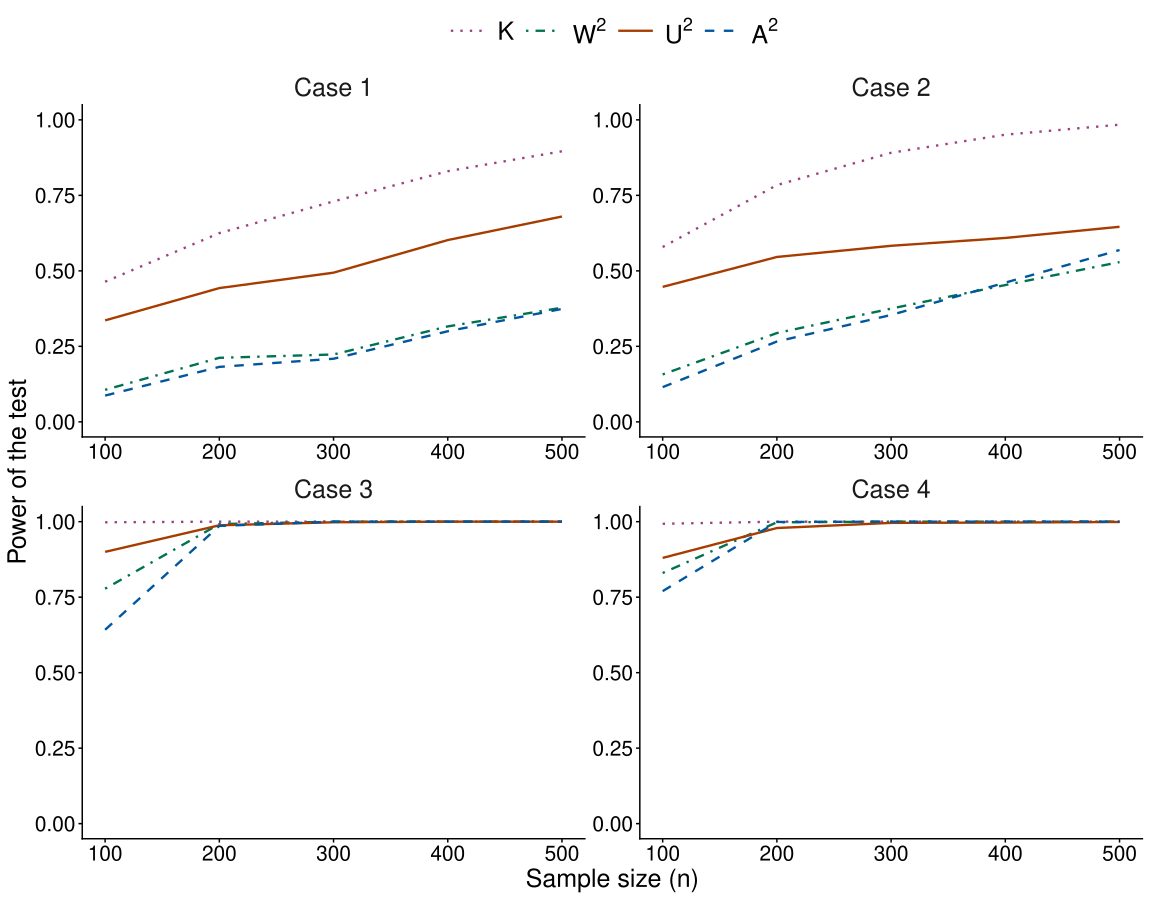

Generate this figure with R:
library(dplyr)
library(ggplot2)
library(reshape2)

df <- NULL

for (k in 1:4){
  load(paste0("simulation/results/sim2_power_case", k + 4, ".RData"))
  colnames(results) <- c("n", "K", "W2", "U2", "A2")
  results$case <- paste("Case", k)

  df <- rbind(df, results)
}

df_long <- melt(df, id.vars = c("n", "case"),
                variable.name = "pc", value.name = "value")

cols <- c(K = "#9E3F84", W2 = "#007250", U2 = "#A73C00", A2 = "#00569F")
lty  <- c(K = 3, W2 = 4, U2 = 1, A2 = 2)
lab  <- scales::parse_format()(c("K", "W^2", "U^2", "A^2"))

ggplot(df_long, aes(x = n, y = value, colour = pc, linetype = pc)) +
  facet_wrap(~case, scales = "free") +
  geom_line(linewidth = 0.8) +
  scale_linetype_manual(name = "pc", values = lty,  breaks = names(lty),  labels = lab) +
  scale_colour_manual (name = "pc", values = cols, breaks = names(cols), labels = lab) +
  labs(x = "Sample size (n)", y = "Power of the test") +
  ylim(c(0, 1)) + theme_classic() +
  theme(strip.background = element_blank(),
        legend.title = element_blank(),
        legend.position = "top",
        plot.caption = element_text(size = 18, hjust = 0.5),
        axis.text.x = element_text(size = 15),
        axis.text.y = element_text(size = 15),
        strip.text = element_text(size = 18),
        axis.title = element_text(size = 18),
        legend.text = element_text(size = 18),
        legend.key.width = unit(1.1, "cm"))

ggsave("output/fig12.pdf", width = 11.5, height = 9, dpi = 320)
